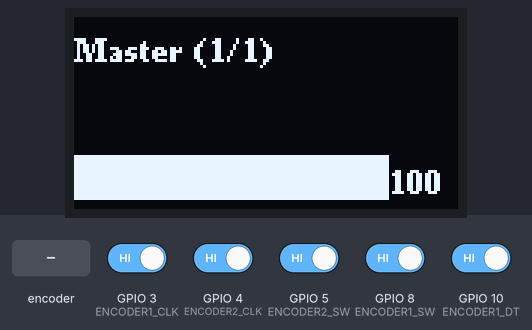
Bench run of a program on a simulated ESP32-S3. On the bench: 128×64 one-colour display. The inputs (shaded band) are chosen by the test bench; at power-on: GPIO 3 (ENCODER1_CLK), GPIO 4 (ENCODER2_CLK), GPIO 5 (ENCODER2_SW), GPIO 8 (ENCODER1_SW), GPIO 10 (ENCODER1_DT) HIGH. What the program prints to the serial monitor is not drawn.

Above: at 1.7 s.
1.8 s: rotary encoder on GPIO 3 (ENCODER1_CLK) / GPIO 10 (ENCODER1_DT) turned 2 steps (second pin leading)
At 2.4 s:
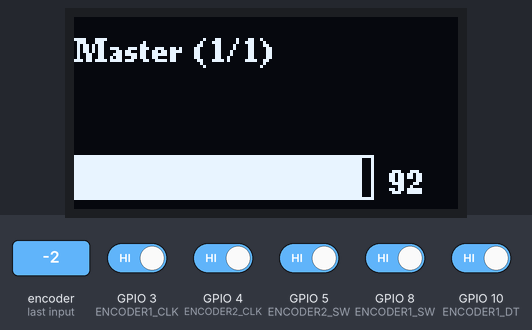
3.7 s: GPIO 8 (ENCODER1_SW) driven LOW
At 4.8 s:
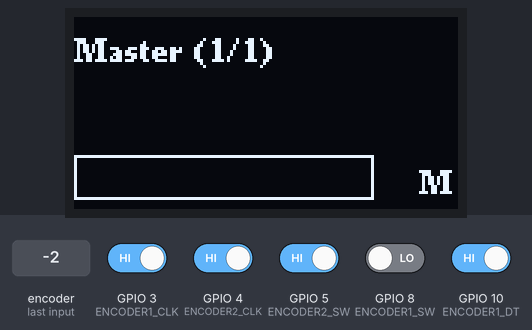
6.9 s: rotary encoder on GPIO 3 (ENCODER1_CLK) / GPIO 10 (ENCODER1_DT) turned 2 steps (second pin leading)
At 7.7 s:
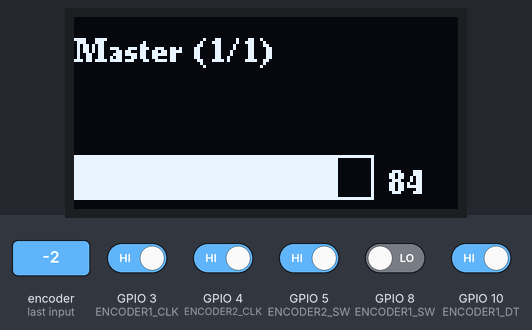
Timing chart, 0 to 9.9 s (numbered marks = the images above; inputs shaded):
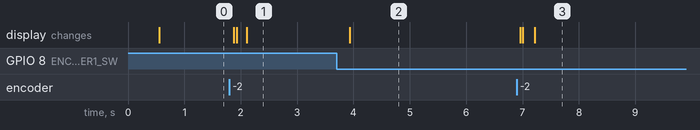

The program:

main.cpp
```cpp
#include <Arduino.h>
#include <SPIFFS.h>
#include <U8g2lib.h>
#include "DeejControl.h" // Handles Deej slider control

// Pin definitions
const int ENCODER1_CLK = 3; // Define CLK pin for encoder 1
const int ENCODER1_DT = 10; // Define DT pin for encoder 1
const int ENCODER1_SW = 8; // Define SW pin for encoder 1

const int ENCODER2_CLK = 4; // Define CLK pin for encoder 2
const int ENCODER2_DT = 6; // Define DT pin for encoder 2
const int ENCODER2_SW = 5; // Define SW pin for encoder 2

const int OLED_SCL = 1; // Define SCL pin for OLED
const int OLED_SDA = 2; // Define SDA pin for OLED

const bool useTxPowerControl = true; // If you're using an ESP32 C3 Supermini and experiencing WiFi connection issues, set this to true.


U8G2_SSD1315_128X64_NONAME_F_HW_I2C u8g2(U8G2_R0, U8X8_PIN_NONE, OLED_SCL, OLED_SDA);


void displayError(const char* line1, const char* line2) {
    u8g2.clearBuffer();
    u8g2.setFont(u8g2_font_ncenB08_tr);
    u8g2.drawStr(0, 15, line1);
    u8g2.drawStr(0, 35, line2);
    u8g2.sendBuffer();
}

void setup() {
    Serial.begin(115200);
    u8g2.begin();

    delay(500); // Allow time for serial monitor to open

    // Initialize Deej Slider Control
    initDeejControl();
}

void loop() {

    runDeejControl();  // If WiFi is disabled, only run Deej logic
}
```

DeejControl.cpp
```cpp
#include "DeejControl.h"


const int SCALE_FACTOR = 2;
const int MAX_VALUE = 100;
const int MIN_VALUE = 0;

int numSliders = 1;
int* sliderValues = nullptr;
int* previousValues = nullptr;
bool* mutedStates = nullptr;
String* sliderNames = nullptr;

const int numMaxSliders = 20; // Maximum number of sliders supported

volatile int encoderDelta1 = 0;
volatile int encoderDelta2 = 0;
bool buttonPressed = false;
int currentSlider = 0;

unsigned long lastChangeTime = 0;
unsigned long writeInterval = 10000; // 10 seconds wait after last change
bool dataDirty = false;
int* lastSavedValues = nullptr;
bool* lastSavedMuted = nullptr;
int* lastSavedPreviousValues = nullptr;

// For long-press on second encoder
unsigned long encoder2PressStart = 0;
bool encoder2LongPressActive = false;


void IRAM_ATTR encoder1ISR() {
    if (digitalRead(ENCODER1_CLK) == digitalRead(ENCODER1_DT))
        encoderDelta1 = -SCALE_FACTOR;
    else
        encoderDelta1 = SCALE_FACTOR;
}

void IRAM_ATTR encoder2ISR() {
    if (digitalRead(ENCODER2_CLK) == digitalRead(ENCODER2_DT))
        encoderDelta2 = -1;
    else
        encoderDelta2 = 1;
}

bool valuesAreDifferent() {
    for (int i = 0; i < numSliders; i++) {
        if (sliderValues[i] != lastSavedValues[i]) return true;
        if (mutedStates[i] != lastSavedMuted[i]) return true;
        if (previousValues[i] != lastSavedPreviousValues[i]) return true;
    }
    return false;
}

void markDataSaved() {
    for (int i = 0; i < numSliders; i++) {
        lastSavedValues[i] = sliderValues[i];
        lastSavedMuted[i] = mutedStates[i];
        lastSavedPreviousValues[i] = previousValues[i];
    }
    dataDirty = false;
}

void readSerial() {
    if (Serial.available()) {
        String input = Serial.readStringUntil('\n');
        Serial.println("Received: " + input);

        // Example: #steam.exe|64|0;#SpotifyWidgetProvider.exe|100|0;#SystemSounds|50|0;
        int sessionIdx = 1; // Start from 1 to preserve Master slider at index 0
        int start = 0;
        while (start < input.length() && sessionIdx < numMaxSliders) {
            int hashPos = input.indexOf('#', start);
            if (hashPos == -1) break;
            int pipe1 = input.indexOf('|', hashPos);
            int pipe2 = input.indexOf('|', pipe1 + 1);
            int semi = input.indexOf(';', pipe2 + 1);

            if (pipe1 == -1 || pipe2 == -1 || semi == -1) break;

            String name = input.substring(hashPos + 1, pipe1);
            int vol = input.substring(pipe1 + 1, pipe2).toInt();
            int muted = input.substring(pipe2 + 1, semi).toInt();

            // Never overwrite Master slider (index 0)
            sliderNames[sessionIdx] = name;
            sliderValues[sessionIdx] = constrain(vol, MIN_VALUE, MAX_VALUE);
            mutedStates[sessionIdx] = (muted != 0);
            if (!mutedStates[sessionIdx]) {
                previousValues[sessionIdx] = sliderValues[sessionIdx];
            }

            sessionIdx++;
            start = semi + 1;
        }
        // Only update numSliders if at least one session was parsed (besides Master)
        if (sessionIdx > 1) {
            numSliders = sessionIdx;
        }
        // Debug: Print updated arrays to Serial
        Serial.println("Updated slider arrays:");
        for (int i = 0; i < numSliders; i++) {
            Serial.print("Slider ");
            Serial.print(i);
            Serial.print(": Name=");
            Serial.print(sliderNames[i]);
            Serial.print(", Value=");
            Serial.print(sliderValues[i]);
            Serial.print(", Muted=");
            Serial.print(mutedStates[i] ? "true" : "false");
            Serial.print(", Previous=");
            Serial.println(previousValues[i]);
        }
    }
}

extern void displayError(const char* line1, const char* line2);

void initDeejControl() {

    sliderValues = new int[numMaxSliders];
    previousValues = new int[numMaxSliders];
    mutedStates = new bool[numMaxSliders];
    sliderNames = new String[numMaxSliders];
    lastSavedValues = new int[numMaxSliders];
    lastSavedMuted = new bool[numMaxSliders];
    lastSavedPreviousValues = new int[numMaxSliders];

    sliderNames[0] = "Master";
    sliderValues[0] = 100;
    previousValues[0] = 100;
    mutedStates[0] = false;
    lastSavedValues[0] = 100;
    lastSavedMuted[0] = false;
    lastSavedPreviousValues[0] = 100;


    readSerial(); // Read initial values from serial
    pinMode(ENCODER1_CLK, INPUT_PULLUP);
    pinMode(ENCODER1_DT, INPUT_PULLUP);
    pinMode(ENCODER1_SW, INPUT_PULLUP);
    pinMode(ENCODER2_CLK, INPUT_PULLUP);
    pinMode(ENCODER2_DT, INPUT_PULLUP);
    pinMode(ENCODER2_SW, INPUT_PULLUP);

    attachInterrupt(digitalPinToInterrupt(ENCODER1_CLK), encoder1ISR, CHANGE);
    attachInterrupt(digitalPinToInterrupt(ENCODER2_CLK), encoder2ISR, CHANGE);

    Serial.println("Deej Control Initialized");
}


void runDeejControl() {
    bool valueChanged = false;

    // Check long-press on ENCODER2_SW
    if (digitalRead(ENCODER2_SW) == LOW && !encoder2LongPressActive) {
        encoder2PressStart = millis();
        encoder2LongPressActive = true;
    } else if (digitalRead(ENCODER2_SW) == HIGH && encoder2LongPressActive) {
        encoder2LongPressActive = false;
    }

    // If pressed > 10s
    if (encoder2LongPressActive && (millis() - encoder2PressStart > 10000)) {
        encoder2LongPressActive = false;
        Serial.println("Long press detected. Entering WiFi setup mode.");

        return;
    }

    // Adjust Slider Values
    if (encoderDelta1 != 0) {
        if (mutedStates[currentSlider]) {
            // Unmute before adjusting
            sliderValues[currentSlider] = previousValues[currentSlider];
            mutedStates[currentSlider] = false;
        }

        sliderValues[currentSlider] = constrain(sliderValues[currentSlider] + encoderDelta1, MIN_VALUE, MAX_VALUE);
        encoderDelta1 = 0;
        valueChanged = true;
    }

    // Change Slider Selection
    static int encoder2Accum = 0;
    if (encoderDelta2 != 0) {
        encoder2Accum += encoderDelta2;
        encoderDelta2 = 0;
        // Only change slider if accumulated movement exceeds threshold (e.g., 2 steps)
        const int threshold = 2;
        if (abs(encoder2Accum) >= threshold) {
            int steps = encoder2Accum / threshold;
            currentSlider = (currentSlider + steps + numSliders) % numSliders;
            encoder2Accum -= steps * threshold;
        }
    }

    // Check Mute/Unmute Button
    if (digitalRead(ENCODER1_SW) == LOW && !buttonPressed) {
        delay(200);  // Debounce
        if (mutedStates[currentSlider]) {
            sliderValues[currentSlider] = previousValues[currentSlider];
            mutedStates[currentSlider] = false;
        } else {
            previousValues[currentSlider] = sliderValues[currentSlider];
            sliderValues[currentSlider] = 0;
            mutedStates[currentSlider] = true;
        }
        buttonPressed = true;
        valueChanged = true;
    } else if (digitalRead(ENCODER1_SW) == HIGH) {
        buttonPressed = false;
    }

    // Update Display
    u8g2.clearBuffer();
    u8g2.setFont(u8g2_font_ncenB08_tr);
    u8g2.setCursor(0, 15);
    u8g2.print(sliderNames[currentSlider] + " (" + String(currentSlider + 1) + "/" + String(numSliders) + ")");

    int barWidth = map(sliderValues[currentSlider], 0, 100, 0, 105);
    u8g2.drawFrame(0, 63 - 15 - 2, 100, 15);
    u8g2.drawBox(0, 63 - 15 - 2, barWidth, 15);

    if (mutedStates[currentSlider]) {
        u8g2.setCursor(115, 59);
        u8g2.print("M");
    } else {
        u8g2.setCursor(105, 59);
        u8g2.print(String(sliderValues[currentSlider]));
    }

    u8g2.sendBuffer();

    // Send only the active slider value to Serial
    String output = "#" + sliderNames[currentSlider] + "|" + String(sliderValues[currentSlider]) + "|" + String(mutedStates[currentSlider] ? 1 : 0) + ";";
    Serial.println(output);

    // Read serial input for updates
    readSerial();
}
```

DeejControl.h
```cpp
#ifndef DEEJCONTROL_H
#define DEEJCONTROL_H

#include <Arduino.h>
#include <SPIFFS.h>
#include <U8g2lib.h>
#include <ArduinoJson.h>

extern U8G2_SSD1315_128X64_NONAME_F_HW_I2C u8g2;

extern const int ENCODER1_CLK;
extern const int ENCODER1_DT;
extern const int ENCODER1_SW;

extern const int ENCODER2_CLK;
extern const int ENCODER2_DT;
extern const int ENCODER2_SW;

void initDeejControl();
void runDeejControl();

#endif
```

Measured:
- after the input at 1.8 s, the display: first changes after 0.07 s (image 1 shows a later state)
- after the input at 3.7 s, the display: changes after 0.23 s (image 2)
- after the input at 6.9 s, the display: first changes after 0.06 s (image 3 shows a later state)
